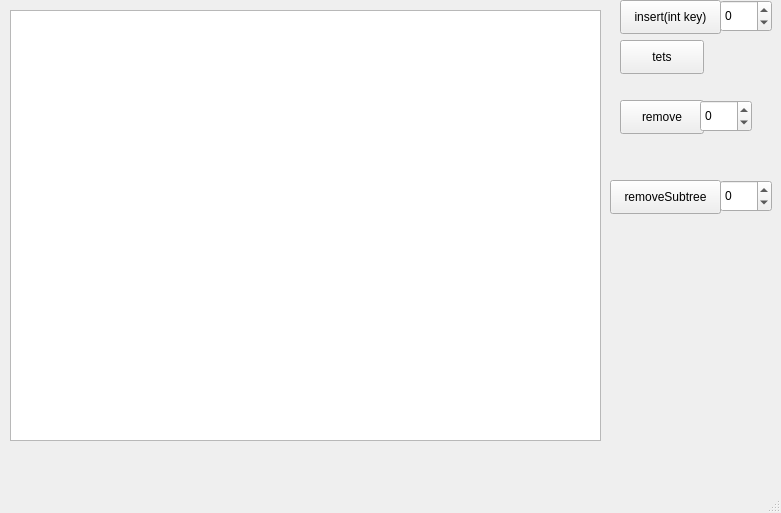
<?xml version="1.0" encoding="UTF-8"?>
<ui version="4.0">
 <class>MainWindow</class>
 <widget class="QMainWindow" name="MainWindow">
  <property name="geometry">
   <rect>
    <x>0</x>
    <y>0</y>
    <width>781</width>
    <height>513</height>
   </rect>
  </property>
  <property name="minimumSize">
   <size>
    <width>325</width>
    <height>200</height>
   </size>
  </property>
  <property name="windowTitle">
   <string>MainWindow</string>
  </property>
  <widget class="QWidget" name="centralwidget">
   <widget class="QPushButton" name="insert">
    <property name="geometry">
     <rect>
      <x>620</x>
      <y>0</y>
      <width>101</width>
      <height>34</height>
     </rect>
    </property>
    <property name="text">
     <string>insert(int key)</string>
    </property>
   </widget>
   <widget class="QTextEdit" name="textEdit">
    <property name="geometry">
     <rect>
      <x>10</x>
      <y>10</y>
      <width>591</width>
      <height>431</height>
     </rect>
    </property>
   </widget>
   <widget class="QPushButton" name="test">
    <property name="geometry">
     <rect>
      <x>620</x>
      <y>40</y>
      <width>84</width>
      <height>34</height>
     </rect>
    </property>
    <property name="text">
     <string>tets</string>
    </property>
   </widget>
   <widget class="QSpinBox" name="spinBox">
    <property name="geometry">
     <rect>
      <x>720</x>
      <y>0</y>
      <width>52</width>
      <height>32</height>
     </rect>
    </property>
    <property name="minimum">
     <number>-99</number>
    </property>
   </widget>
   <widget class="QPushButton" name="remove">
    <property name="geometry">
     <rect>
      <x>620</x>
      <y>100</y>
      <width>84</width>
      <height>34</height>
     </rect>
    </property>
    <property name="text">
     <string>remove</string>
    </property>
   </widget>
   <widget class="QSpinBox" name="removeSpinBox">
    <property name="geometry">
     <rect>
      <x>700</x>
      <y>100</y>
      <width>52</width>
      <height>32</height>
     </rect>
    </property>
    <property name="minimum">
     <number>-99</number>
    </property>
   </widget>
   <widget class="QSpinBox" name="removeSubtreeSpinBox">
    <property name="geometry">
     <rect>
      <x>720</x>
      <y>180</y>
      <width>52</width>
      <height>32</height>
     </rect>
    </property>
    <property name="minimum">
     <number>-99</number>
    </property>
   </widget>
   <widget class="QPushButton" name="removeSubtree">
    <property name="geometry">
     <rect>
      <x>610</x>
      <y>180</y>
      <width>111</width>
      <height>34</height>
     </rect>
    </property>
    <property name="text">
     <string>removeSubtree</string>
    </property>
   </widget>
  </widget>
  <widget class="QMenuBar" name="menubar">
   <property name="geometry">
    <rect>
     <x>0</x>
     <y>0</y>
     <width>781</width>
     <height>30</height>
    </rect>
   </property>
  </widget>
  <widget class="QStatusBar" name="statusbar"/>
 </widget>
 <resources/>
 <connections/>
</ui>
